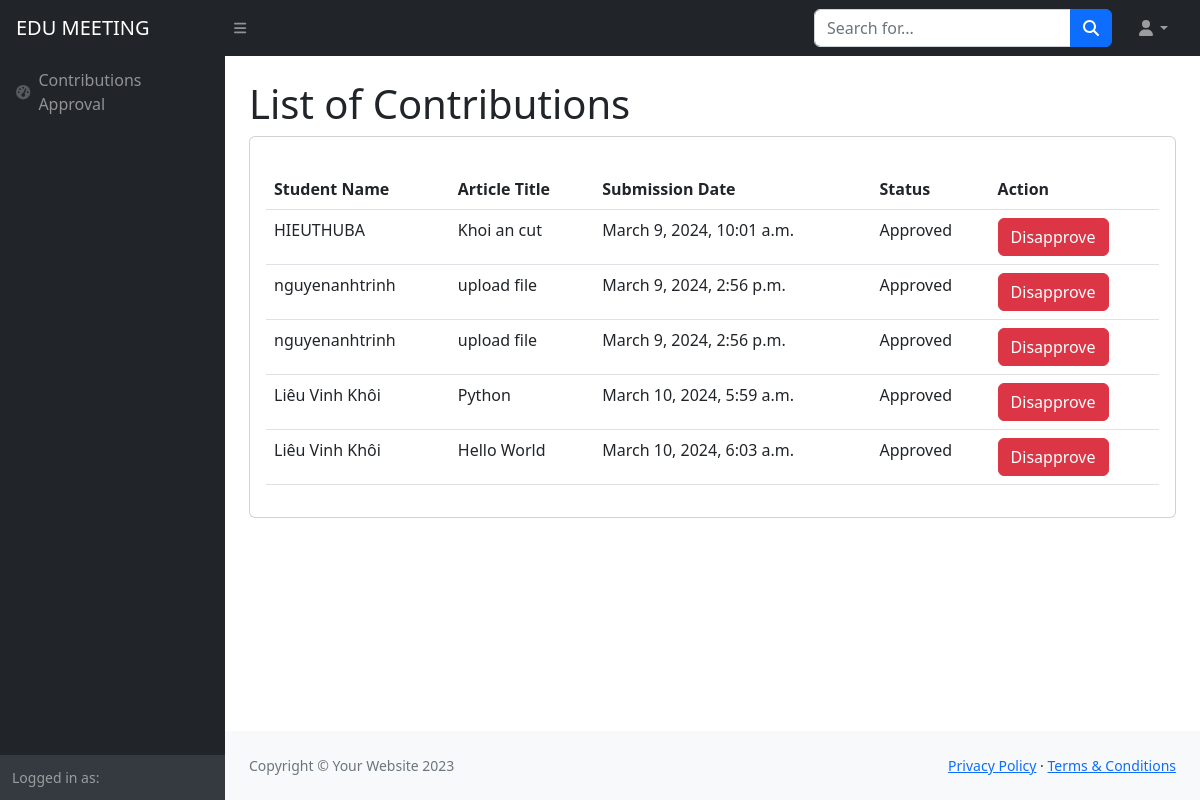
The page /ad/contributions/manage/ on the database as committed earlier.
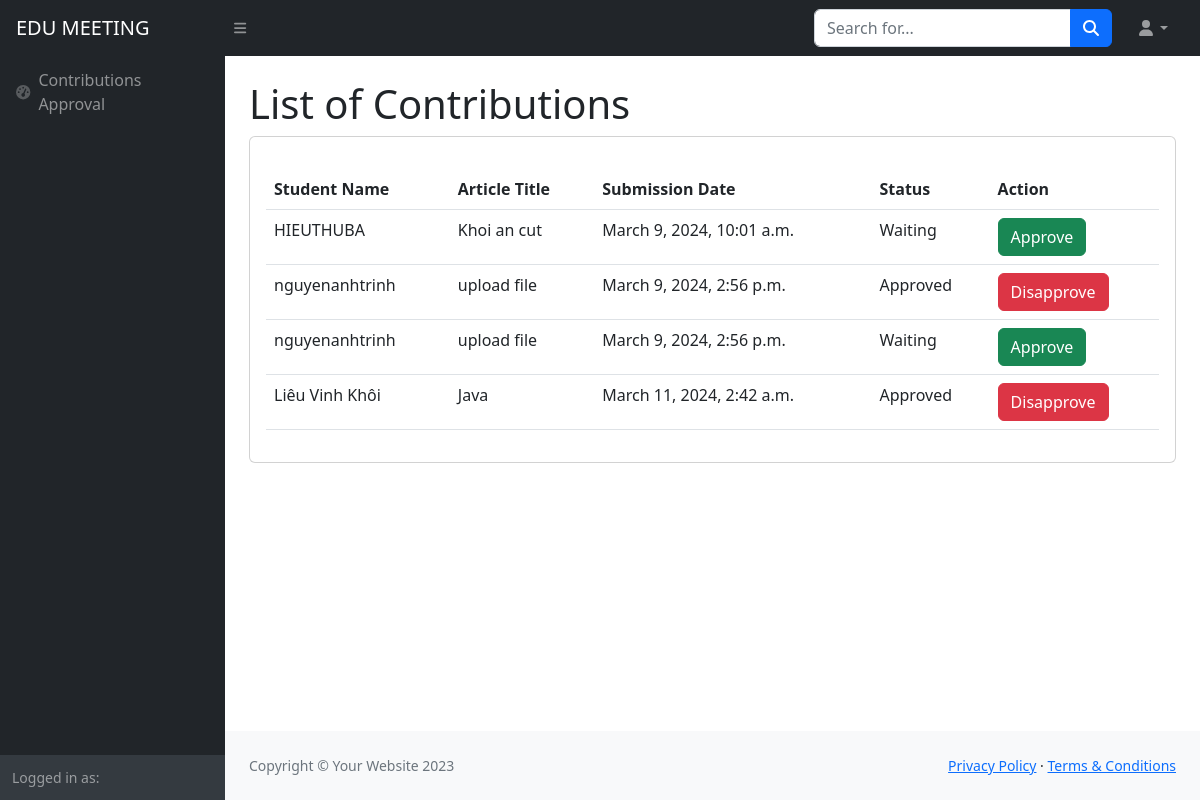
The same page on the database as committed later.
### home/models.py (models this page shows, shortened)
class UserProfile(models.Model):
    user = models.OneToOneField(User, on_delete=models.CASCADE, primary_key=True)
    fullname = models.CharField(max_length=50)
    roles = models.ManyToManyField(Role, related_name='users')
    faculty = models.ForeignKey('Faculties', on_delete=models.CASCADE, null=True, blank=True)
    email = models.EmailField(max_length=254, unique=True, blank=True, null=True)
    phone = models.CharField(max_length=15)

class Contributions(models.Model):
    user = models.ManyToManyField(UserProfile)
    title = models.CharField(max_length=30)
    status = models.BooleanField(default = False)
    content = models.TextField(null = True)
    faculty = models.ForeignKey(Faculties,on_delete=models.CASCADE)
    term = models.BooleanField(default=False)
    createAt = models.DateTimeField(auto_now_add=True)

### home/views.py (the view)
# urls.py: path('ad/contributions/manage/', views.all_contributions_view, name='manage_contributions'),
def all_contributions_view(request):
    contributions = Contributions.objects.all()  # Fetch all contributions from the database
    context = {
        'contributions': contributions
    }
    return render(request, 'manage_contributions.html', context)

### templates/manage_contributions.html (shortened to what the changed rows need)
{%load static%}
<!DOCTYPE html>
<html lang="en">
    <head>
        <link href="https://cdn.jsdelivr.net/npm/simple-datatables@7.1.2/dist/style.min.css" rel="stylesheet" />
        <link href="{% static 'css/styles.css' %}" rel="stylesheet" />
    </head>
    <body class="sb-nav-fixed">
        <div id="layoutSidenav">
            <div id="layoutSidenav_content">
                <main>
                    <div class="container-fluid px-4">
                        <h1 class="mt-4">List of Contributions</h1>
                        <div class="card mb-4">
                            <div class="card-body">
                              <form method="post" enctype="">
                                <table class="table mt-3">
                                  <thead class="thead-dark">
                                    <tr>
                                      <th scope="col">Student Name</th>
                                      <th scope="col">Article Title</th>
                                      <th scope="col">Submission Date</th>
                                      <th scope="col">Status</th>
                                      <th scope="col">Action</th>
                                    </tr>
                                  </thead>
                                  <tbody>
                                    {% for contribution in contributions %}
                                    <tr>
                                        <td>
                                          {% for user in contribution.user.all %}
                                              {{ user.fullname }}
                                          {% endfor %}
                                        </td>
                                        <td>{{ contribution.title }}</td>
                                        <td>{{ contribution.createAt }}</td>
                                        <td>
                                            {% if contribution.status %}
                                                Approved
                                            {% else %}
                                                Waiting
                                            {% endif %}
                                        </td>
                                        <td>
                                          {% if not contribution.status %}
                                              <a href="{% url 'approve_contribution' contribution.id %}?approve=app" class="btn btn-success">Approve</a>
                                          {% else %}
                                              <a href="{% url 'approve_contribution' contribution.id %}?approve=dis" class="btn btn-danger">Disapprove</a>
                                          {% endif %}
                                        </td>
                                    </tr>
                                    {% endfor %}
                                  </tbody>
                                </table>
                              </form>
                            </div>
                        </div>
                    </div>
                </main>
            </div>
        </div>
    </body>
</html>

Rows that differ between the two databases and show on the page:
removed Contributions: title "Python", createAt "March 10, 2024, 5:59 a.m.", status "Approved", UserProfile (fullname "Liêu Vinh Khôi")
removed Contributions: title "Hello World", createAt "March 10, 2024, 6:03 a.m.", status "Approved", UserProfile (fullname "Liêu Vinh Khôi")
changed Contributions "Khoi an cut": status "Approved Disapprove" → "Waiting Approve"
changed Contributions (number 3 of 4 on the later page): status "Approved Disapprove" → "Waiting Approve"
added Contributions: title "Java", createAt "March 11, 2024, 2:42 a.m.", status "Approved", UserProfile (fullname "Liêu Vinh Khôi")
